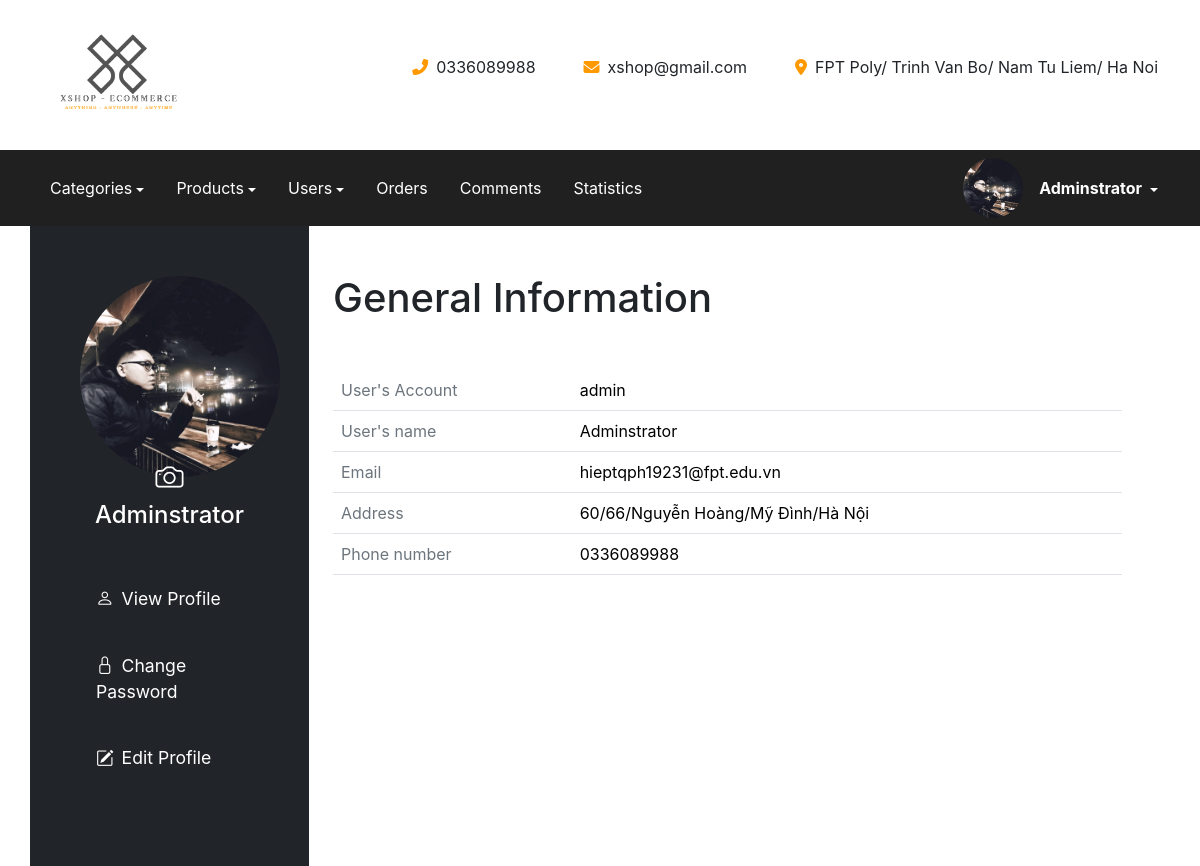
Screenshot of /admin/?page=admin-profile&act=view-profile (signed in) with the database file from the repository.
### tables this page shows
CREATE TABLE `users` (
  `user_id` varchar(20) NOT NULL,
  `user_password` varchar(20) NOT NULL,
  `user_name` varchar(20) NOT NULL,
  `email` varchar(100) NOT NULL,
  `address` text NOT NULL,
  `phone` varchar(10) NOT NULL,
  `avatar` varchar(999) NOT NULL DEFAULT 'default.jpg',
  `role_id` int(2) NOT NULL
);

### lib/execute_query.php (called while the page is built, shortened)
<?php
function get_db_connection()
{
    $connection = new mysqli("localhost", "root", "", "ecommerce");
    return $connection;
}
function select_single_record($sql)
{
    try {
        $connection = get_db_connection();
        $statement = $connection->prepare($sql);
        if ($statement->execute()) {
            $result = $statement->get_result();
            $data = $result->fetch_assoc();
            if (!is_null($data))  return $data;
        } else throw new Exception("SQL SELECT Syntax Error!");
    } catch (Exception $e) {
        echo "<span class='text-danger fw-bold'>Message: {$e->getMessage()}</span>";
    }
}

### admin/account-detail/view-profile.php (the view)
<div class="container">
    <h1 class="mb-5">General Information</h1>
    <table class="table table-inverse table-responsive">
        <tr>
            <td class="text-secondary">User's Account</td>
            <td><?php echo $userData['user_id'] ?></td>
        </tr>
        <tr>
            <td class="text-secondary">User's name</td>
            <td><?php echo $userData['user_name'] ?></td>
        </tr>
        <tr>
            <td class="text-secondary">Email</td>
            <td><?php echo $userData['email'] ?></td>
        </tr>
        <tr>
            <td class="text-secondary">Address</td>
            <td><?php echo $userData['address'] ?></td>
        </tr>
        <tr>
            <td class="text-secondary">Phone number</td>
            <td><?php echo $userData['phone'] ?></td>
        </tr>
    </table>
</div>

### components/header-admin.php (shortened to what this page needs)
<div class="header-top">
    <div class="container d-flex justify-content-between align-items-center container-fluid">
        <a href="http://localhost:8080/ecommerce/admin/">
            <img src="../assets/img/Xshop-logo.png" alt="" class="logo img-fluid" style="max-width: 150px" />
        </a>
        <div class="header-contact">
            <ul class="d-flex justify-content-end gap-5">
                <li class="d-flex justify-content-center gap-2">
                    <span style="color: var(--secondary)"><i class="fas fa-phone-alt"></i></span>
                    <span>0336089988</span>
                </li>
                <li class="d-flex justify-content-center gap-2">
                    <span style="color: var(--secondary)"><i class="fas fa-envelope"></i></span>
                    <span>xshop@gmail.com</span>
                </li>
                <li class="d-flex justify-content-center gap-2">
                    <span style="color: var(--secondary)"><i class="fas fa-map-marker-alt"></i></span>
                    <span>FPT Poly/ Trinh Van Bo/ Nam Tu Liem/ Ha Noi</span>
                </li>
            </ul>
        </div>
    </div>
</div>
<div class="header-menu">
    <nav class="navbar navbar-expand-lg" style="background-color:var(--primary)">
        <div class="container">
            <div class="collapse navbar-collapse" id="navbarSupportedContent">
                <ul class="navbar-nav me-auto mb-2 mb-lg-0 d-flex justify-content-start gap-3">
                    <li class="nav-item dropdown">
                        <a class="nav-link dropdown-toggle" href="#" id="navbarDropdown" role="button" data-bs-toggle="dropdown" aria-expanded="false">Categories</a>
                    </li>
                    <li class="nav-item dropdown">
                        <a class="nav-link dropdown-toggle" href="#" id="navbarDropdown" role="button" data-bs-toggle="dropdown" aria-expanded="false">Products</a>
                    </li>
                    <li class="nav-item dropdown">
                        <a class="nav-link dropdown-toggle" href="?page=ad-user-list" id="navbarDropdown" role="button" data-bs-toggle="dropdown" aria-expanded="false">Users</a>
                    </li>
                    <li class="nav-item">
                        <a class="nav-link" href="?page=order-list&filterby=all">Orders</a>
                    </li>
                    <li class="nav-item">
                        <a class="nav-link" href="?page=comment-list">Comments</a>
                    </li>
                    <li class="nav-item">
                        <a class="nav-link" href="?page=statistic">Statistics</a>
                    </li>
                </ul>
                <div class="d-flex justify-content-end align-items-center gap-3">
                    <img src=<?php echo $ROOT_AVATAR  . $userData['avatar'] ?> alt="" class="rounded-circle" id="header-avatar" style="max-width:60px">
                    <li class="nav-item dropdown d-block">
                        <a class="nav-link dropdown-toggle align-middle fw-bold" href="" id="navbarDropdown" role="button" data-bs-toggle="dropdown" aria-expanded="false">
                            <?= (isset($_SESSION['user_name'])) ? $_SESSION['user_name'] : "" ?>
                        </a>
                    </li>
                </div>
            </div>
        </div>
    </nav>
</div>

### admin/admin-profile.php (shortened to what this page needs)
<div class="container row px-0">
    <aside class="col-3 bg-dark d-flex justify-content-start flex-column gap-5 position-sticky top-0" style="padding: 50px; height:80vh">
        <div>
            <form action="" method="POST" enctype="multipart/form-data" class="mb-5" onsubmit="loadImage(this)">
                <div class="position-relative w-100 mx-auto" style="">
                    <img src=<?= $ROOT_AVATAR . $userData['avatar'] ?> id="user-image" class="rounded-circle img-fluid d-block mx-auto" style="max-width:200px">
                    <button type="submit" name="change-avatar" class="position-absolute top-100 start-50 translate-middle text-white fs-3 bg-transparent border-0 "><i class="bi bi-camera"></i></button>
                </div>
                <h4 class="text-white text-center mt-4"><?= $userData['user_name'] ?></h4>
            </form>
            <div>
                <ul class="nav d-flex justify-content-start flex-column gap-4 p-0 m-0" style="font-size:1.1rem;list-style:none;">
                    <li class="nav-item text-white"><a href="?page=admin-profile&act=view-profile" class="nav-link "><i class="bi bi-person"></i><span class="ps-2">View Profile</span> </a></li>
                    <li class="nav-item text-white"><a href="?page=admin-profile&act=change-password" class="nav-link "><i class="bi bi-lock"></i><span class="ps-2">Change Password</span></a></li>
                    <li class="nav-item text-white"><a href="?page=admin-profile&act=edit-profile" class="nav-link "><i class="bi bi-pencil-square"></i><span class="ps-2">Edit Profile</span></a></li>
                </ul>
            </div>
        </div>
    </aside>
    <div class="col-9 py-5 bg-white">
        <?php
        if (isset($_GET['act'])) {
            switch ($_GET['act']) {
                case 'view-profile':
                    require './account-detail/view-profile.php';
                    break;
            }
        }
        ?>
    </div>
</div>

### styles/css/main.css (style rules this page uses)
html { scroll-behavior: initial; }
body { font-family: -apple-system, BlinkMacSystemFont, "Segoe UI", Roboto, Oxygen, Ubuntu, Cantarell, "Open Sans", "Helvetica Neue", sans-serif; }
:root { --primary: #202020; --secondary: #ff9900; --form-control-text: #858585; --form-submit-btn-border: #00ff19; --bg-primary: #494949; }
.header-menu .nav-link { color: #fff; }
.dropdown-toggle::after { vertical-align: middle; }

### admin/admin-profile.php (style rules this page uses)
.nav-link { color: #fff }

### rows the page displays
users: avatar (placeholder picture), user_name "Adminstrator", user_id "admin", email "hieptqph19231@fpt.edu.vn", address "60/66/Nguyễn Hoàng/Mỹ Đình/Hà Nội", phone "0336089988"

### other values shown
$_SESSION['user_name'] "Adminstrator"
